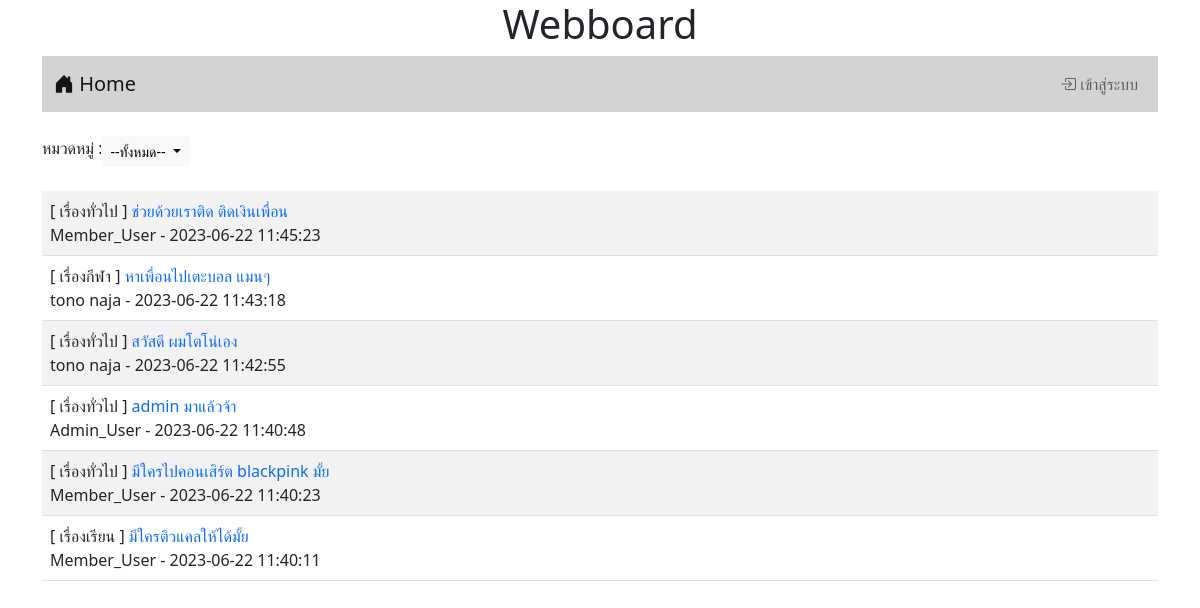
The page / on the database its author committed.
### tables this page shows
CREATE TABLE `post` (
  `id` int(11) NOT NULL,
  `title` varchar(128) DEFAULT NULL,
  `content` varchar(2048) DEFAULT NULL,
  `post_date` datetime DEFAULT NULL,
  `cat_id` int(11) DEFAULT NULL,
  `user_id` int(11) DEFAULT NULL
);

CREATE TABLE `category` (
  `id` int(11) NOT NULL,
  `name` varchar(32) DEFAULT NULL
);

CREATE TABLE `user` (
  `id` int(11) NOT NULL,
  `login` varchar(32) DEFAULT NULL,
  `password` varchar(64) DEFAULT NULL,
  `name` varchar(64) DEFAULT NULL,
  `gender` char(11) DEFAULT NULL,
  `email` varchar(32) DEFAULT NULL,
  `role` char(1) DEFAULT NULL
);

### index.php (the view, shortened to what this page needs)
<!DOCTYPE html>
<html lang="en">
<head>
    <link rel="stylesheet" href="https://cdn.jsdelivr.net/npm/bootstrap-icons@1.9.1/font/bootstrap-icons.css">
    <link href="https://cdn.jsdelivr.net/npm/bootstrap@5.2.2/dist/css/bootstrap.min.css" rel="stylesheet">
</head>
<?php
if (!isset($_SESSION['id'])) {
?>
    <body>
        <div class="container">
            <h1 style="text-align: center;">Webboard</h1>
            <?php include "nav.php"; ?>
            <br>
            <div class="d-flex">
                <div class="input-group">
                    <label>หมวดหมู่ : </label>
                    <span class="dropdown">
                        <button class="btn btn-light dropdown-toggle btn-sm" type="button" id="button2" data-bs-toggle="dropdown" \ aria-expanded="false">
                            --ทั้งหมด--
                        </button>
                    </span>
                </div>
            </div>
            <br>
            <table class="table table-striped">
                <?php
                $conn = new PDO("mysql:host=localhost;dbname=webboard;charset=utf8", "root", "");
                $conn->exec("SET CHARACTER SET utf8");
                $data = $conn->query("SELECT p.id,p.title,p.content,p.post_date ,c.name,u.name FROM post p , user u , category c WHERE p.cat_id = c.id AND p.user_id = u.id order by p.id DESC;");
                if ($data !== false) {
                    while ($row = $data->fetch()) {
                        echo "<tr><td>";
                        echo "[ " . $row['4'] . " ] ";
                        echo "<a href=\"post.php?id=" . $row['0'] . "\" style=text-decoration:none>";
                        echo $row['1'] . "</a>";
                        echo "<br>";
                        echo $row['5'] . " - " . $row['3'];
                        echo "</td></tr>";
                    }
                }
                ?>
            </table>
        </div>
    </body>
<?php
}
?>
</html>

### nav.php (shortened to what this page needs)
<?php
    if(!isset($_SESSION['id'])){
?>
    <nav class="navbar navbar-expand-lg navbar-light" style="background-color:#D3D3D3">
    <div class="container-fluid">
        <a href="index.php" class="navbar-brand"><i class="bi bi-house-door-fill"></i> Home</a>
        <ul class="navbar-nav">
            <li class="nav-item">
                <a href="login.php" class="nav-link"><i class="bi bi-box-arrow-in-right"></i> เข้าสู่ระบบ</a>
            </li>
        </ul>
    </div>
</nav>
<?php } ?>

### rows shown on the page
post: category.name "เรื่องทั่วไป", title "ช่วยด้วยเราติด ติดเงินเพื่อน", user.name "Member_User", post_date "2023-06-22 11:45:23"
post: category.name "เรื่องกีฬา", title "หาเพื่อนไปเตะบอล แมนๆ", user.name "tono naja", post_date "2023-06-22 11:43:18"
post: category.name "เรื่องทั่วไป", title "สวัสดี ผมโตโน่เอง", user.name "tono naja", post_date "2023-06-22 11:42:55"
post: category.name "เรื่องทั่วไป", title "admin มาแล้วจ้า", user.name "Admin_User", post_date "2023-06-22 11:40:48"
post: category.name "เรื่องทั่วไป", title "มีใครไปคอนเสิร์ต blackpink มั้ย", user.name "Member_User", post_date "2023-06-22 11:40:23"
post: category.name "เรื่องเรียน", title "มีใครติวแคลให้ได้มั้ย", user.name "Member_User", post_date "2023-06-22 11:40:11"
